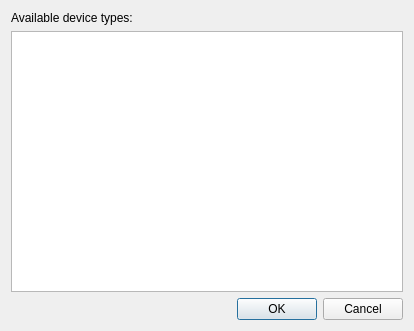
<?xml version="1.0" encoding="UTF-8"?>
<ui version="4.0">
 <class>ProjectExplorer::Internal::DeviceFactorySelectionDialog</class>
 <widget class="QDialog" name="ProjectExplorer::Internal::DeviceFactorySelectionDialog">
  <property name="geometry">
   <rect>
    <x>0</x>
    <y>0</y>
    <width>414</width>
    <height>331</height>
   </rect>
  </property>
  <property name="windowTitle">
   <string>Device Configuration Wizard Selection</string>
  </property>
  <layout class="QVBoxLayout" name="verticalLayout">
   <item>
    <widget class="QLabel" name="label">
     <property name="text">
      <string>Available device types:</string>
     </property>
    </widget>
   </item>
   <item>
    <widget class="QListWidget" name="listWidget">
     <property name="selectionBehavior">
      <enum>QAbstractItemView::SelectRows</enum>
     </property>
     <property name="resizeMode">
      <enum>QListView::Adjust</enum>
     </property>
     <property name="uniformItemSizes">
      <bool>true</bool>
     </property>
     <property name="wordWrap">
      <bool>false</bool>
     </property>
    </widget>
   </item>
   <item>
    <widget class="QDialogButtonBox" name="buttonBox">
     <property name="orientation">
      <enum>Qt::Horizontal</enum>
     </property>
     <property name="standardButtons">
      <set>QDialogButtonBox::Cancel|QDialogButtonBox::Ok</set>
     </property>
    </widget>
   </item>
  </layout>
 </widget>
 <resources/>
 <connections>
  <connection>
   <sender>buttonBox</sender>
   <signal>accepted()</signal>
   <receiver>ProjectExplorer::Internal::DeviceFactorySelectionDialog</receiver>
   <slot>accept()</slot>
   <hints>
    <hint type="sourcelabel">
     <x>248</x>
     <y>254</y>
    </hint>
    <hint type="destinationlabel">
     <x>157</x>
     <y>274</y>
    </hint>
   </hints>
  </connection>
  <connection>
   <sender>buttonBox</sender>
   <signal>rejected()</signal>
   <receiver>ProjectExplorer::Internal::DeviceFactorySelectionDialog</receiver>
   <slot>reject()</slot>
   <hints>
    <hint type="sourcelabel">
     <x>316</x>
     <y>260</y>
    </hint>
    <hint type="destinationlabel">
     <x>286</x>
     <y>274</y>
    </hint>
   </hints>
  </connection>
 </connections>
</ui>
